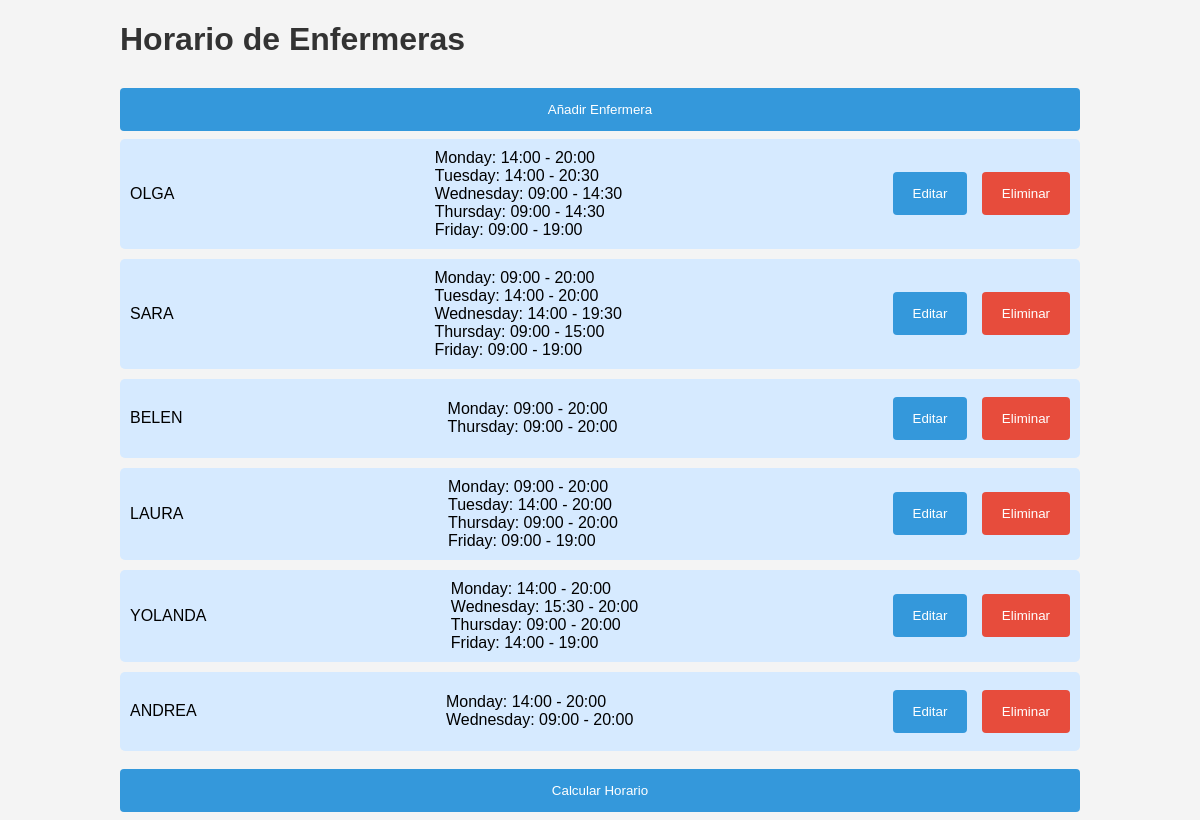
The page / on the database its author committed.
### models.py (models this page shows)
class Nurse(db.Model):
    id = db.Column(db.Integer, primary_key=True)
    name = db.Column(db.String(50), nullable=False)
    availabilities = db.relationship('Availability', backref='nurse', cascade='all, delete-orphan', lazy=True)

class Availability(db.Model):
    id = db.Column(db.Integer, primary_key=True)
    nurse_id = db.Column(db.Integer, db.ForeignKey('nurse.id'), nullable=False)
    day = db.Column(db.String(50), nullable=False)
    start_time = db.Column(db.String(5), nullable=False)
    end_time = db.Column(db.String(5), nullable=False)

### app.py (the view)
@app.route('/')
def index():
    nurses = Nurse.query.all()
    return render_template('index.html', nurses=nurses)

### templates/index.html (shortened to what this page needs)
<!DOCTYPE html>
<html lang="en">
<head>
    <link rel="stylesheet" href="{{ url_for('static', filename='styles.css') }}">
</head>
<body>
    <div class="container">
        <h1>Horario de Enfermeras</h1>
        <button onclick="window.location.href='/add_nurse_form'">Añadir Enfermera</button>
        <div>
            {% for nurse in nurses %}
                <div class="nurse-list">
                    <span>{{ nurse.name }}</span>
                    <span>
                        {% for availability in nurse.availabilities %}
                            <div>{{ availability.day }}: {{ availability.start_time }} - {{ availability.end_time }}</div>
                        {% endfor %}
                    </span>
                    <span>
                        <button onclick="window.location.href='/edit_nurse_form/{{ nurse.id }}'">Editar</button>
                        <button class="cancel" onclick="window.location.href='/delete_nurse/{{ nurse.id }}'">Eliminar</button>
                    </span>
                </div>
            {% endfor %}
        </div>
        <button onclick="window.location.href='/generate_schedule'">Calcular Horario</button>
    </div>
</body>
</html>

### static/styles.css (style rules this page uses)
body { font-family: Arial, sans-serif; background-color: #f4f4f4; margin: 0; padding: 0; }
.container { width: 80%; margin: auto; overflow: hidden; }
h1, h2, h3 { color: #333; }
button { width: 100%; background-color: #3498db; color: white; padding: 14px 20px; margin: 8px 0; border: none; border-radius: 4px; cursor: pointer; }
button.cancel { background-color: #e74c3c; }
.nurse-list { background: #d6eaff; padding: 10px; border-radius: 5px; margin-bottom: 10px; display: flex; justify-content: space-between; align-items: center; }
.nurse-list button { width: auto; margin-left: 10px; }

### rows shown on the page
Nurse: name "OLGA"
Availability: day "Monday", start_time "14:00", end_time "20:00"
Availability: day "Tuesday", start_time "14:00", end_time "20:30"
Availability: day "Wednesday", start_time "09:00", end_time "14:30"
Availability: day "Thursday", start_time "09:00", end_time "14:30"
Availability: day "Friday", start_time "09:00", end_time "19:00"
Nurse: name "SARA"
Availability: day "Monday", start_time "09:00", end_time "20:00"
Availability: day "Tuesday", start_time "14:00", end_time "20:00"
Availability: day "Wednesday", start_time "14:00", end_time "19:30"
Availability: day "Thursday", start_time "09:00", end_time "15:00"
Availability: day "Friday", start_time "09:00", end_time "19:00"
Nurse: name "BELEN"
Availability: day "Monday", start_time "09:00", end_time "20:00"
Availability: day "Thursday", start_time "09:00", end_time "20:00"
Nurse: name "LAURA"
Availability: day "Monday", start_time "09:00", end_time "20:00"
Availability: day "Tuesday", start_time "14:00", end_time "20:00"
Availability: day "Thursday", start_time "09:00", end_time "20:00"
Availability: day "Friday", start_time "09:00", end_time "19:00"
Nurse: name "YOLANDA"
Availability: day "Monday", start_time "14:00", end_time "20:00"
Availability: day "Wednesday", start_time "15:30", end_time "20:00"
Availability: day "Thursday", start_time "09:00", end_time "20:00"
Availability: day "Friday", start_time "14:00", end_time "19:00"
Nurse: name "ANDREA"
Availability: day "Monday", start_time "14:00", end_time "20:00"
Availability: day "Wednesday", start_time "09:00", end_time "20:00"
